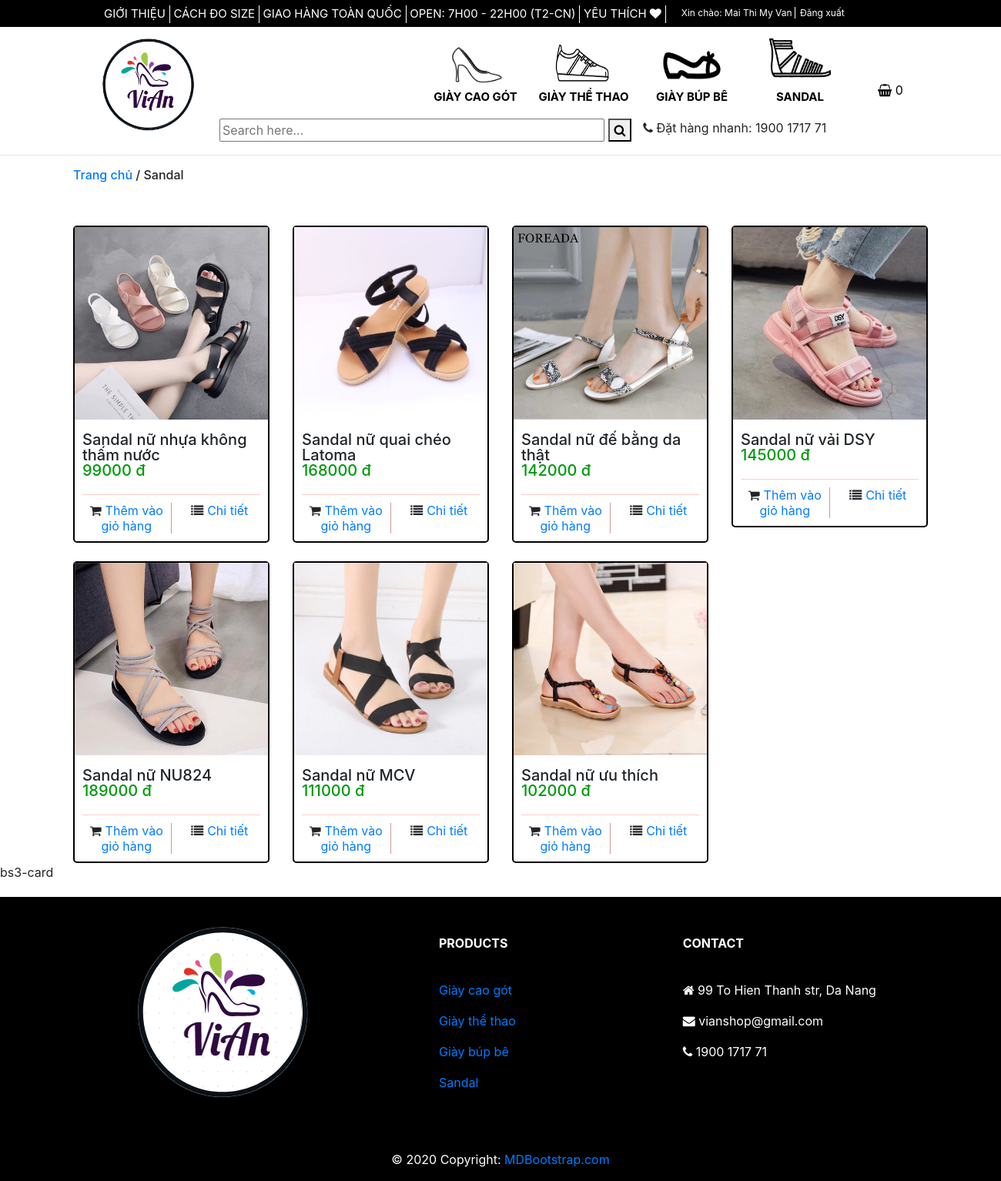
The page /products.php (signed in) on the database its author committed.
### tables this page shows
create table products(
id INT NOT NULL AUTO_INCREMENT NOT NULL PRIMARY KEY,
name VARCHAR(255) NOT NULL,
category_id INT NOT NULL,
image VARCHAR(255) DEFAULT NULL,
decription TEXT DEFAULT NULL,
price FLOAT NOT NULL,
created DATE NULL DEFAULT CURRENT_TIMESTAMP,
quantity INT NOT NULL
);

### products.php (the view, shortened to what this page needs)
<?php
  include "includes/dbconnection.php";
?>
<!doctype html>
<html lang="en">
<head>
    <link rel="stylesheet" href="css/style-index.css">
    <link rel="stylesheet" href="https://stackpath.bootstrapcdn.com/bootstrap/4.3.1/css/bootstrap.min.css"
>
    <link rel="stylesheet" href="https://maxcdn.bootstrapcdn.com/font-awesome/4.7.0/css/font-awesome.min.css">
</head>
<body>
    <?php
    include "includes/top-header.php";
    include 'includes/header.php';
    ?>
    <hr>
    <div class="container">
        <div class="name-page">
            <h6><a href="index.php">Trang chủ</a><span> / Sandal</span></h6>
        </div>
        <br>
        <?php
            if ($_GET['name'] == 'giay-cao-got'){
                $name = 'Giày cao gót';
            }
            else if ($_GET['name'] == 'giay-the-thao')
            {
                $name ="Giày thể thao";
            }
            else if ($_GET['name'] == 'giay-bup-be'){
                $name='Giày búp bê';
            }
            else{
                $name='Sandal';
            }
            $select1='SELECT p.*, c.categoryName FROM products AS p, categories AS c WHERE p.category_id= c.id AND c.categoryName LIKE "'.$name.'" ';
            $result1=mysqli_query($con, $select1);
        ?>
        <div class="row">
            <?php  while($row1=mysqli_fetch_array($result1)){?>
            <div class="col-sm-3">
                <br>
                <div class="col-item">
                    <div class="photo">
                        <img src="image-product/<?php echo htmlentities($row1['category_id']);?>/<?php echo htmlentities($row1['image']);?> "
                            class="img-responsive" style="width:100%; height:250px" alt="a" />
                    </div>
                    <div class="info">
                        <div class="row">
                            <div class="price col-md-12">
                                <h5>
                                    <?php echo htmlentities($row1['name']);?>
                                </h5>
                                <h5 class="price-text-color">
                                    <?php echo htmlentities($row1['price']);?> đ
                                </h5>
                            </div>
                        </div>
                    </div>
                    <div class="info">
                        <div class="separator clear-left">
                            <p class="btn-add">
                                <i class="fa fa-shopping-cart"></i><a href="#" class="hidden-sm">Thêm vào giỏ
                                    hàng</a>
                            </p>
                            <p class="btn-details">
                                <i class="fa fa-list"></i><a href="detail.php?quanly=detail&id=<?php echo $row1['id']?>"
                                    class="hidden-sm">Chi
                                    tiết</a>
                            </p>
                        </div>
                        <div class="clearfix">
                        </div>
                    </div>
                </div>
            </div>
            <?php }?>
        </div>
    </div>
    bs3-card
    <?php include 'includes/footer.php';?>
</body>
</html>

### css/style-index.css (style rules this page uses)
a { color: white; }
.col-item { border: 2px solid black; border-radius: 5px; background: #FFF; }
.col-item .photo img { margin: 0 auto; width: 100%; }
.col-item .info { padding: 10px; border-radius: 0 0 5px 5px; margin-top: 1px; }
.col-item .price { float: left; margin-top: 5px; }
.col-item .price h5 { line-height: 20px; margin: 0; }
.price-text-color { color: #00990E; }
.col-item .separator { border-top: 1px solid #FFCCCC; }
.clear-left { clear: left; }
.col-item .separator p { line-height: 20px; margin-bottom: 0; margin-top: 10px; text-align: center; }
.col-item .separator p i { margin-right: 5px; }
.col-item .btn-add { width: 50%; float: left; }
.col-item .btn-add { border-right: 1px solid #CC9999; }
.col-item .btn-details { width: 50%; float: left; padding-left: 10px; }
.name-page { display: flex; }

### rows shown on the page
products: image (picture), name "Sandal nữ nhựa không thấm nước", price "99000"
products: image (picture), name "Sandal nữ quai chéo Latoma", price "168000"
products: image (picture), name "Sandal nữ đế bằng da thật", price "142000"
products: image (picture), name "Sandal nữ vải DSY", price "145000"
products: image (picture), name "Sandal nữ NU824", price "189000"
products: image (picture), name "Sandal nữ MCV", price "111000"
products: image (picture), name "Sandal nữ ưu thích", price "102000"

### other values the page prints
$_SESSION['username'] "Mai Thi My Van"
$totalquantity "0"
